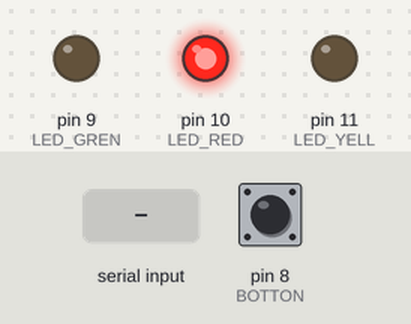
Bench run of a program on a simulated Arduino Uno, built with avr-gcc and run on an emulated ATmega328P. Parts: output pins drawn as LEDs (lit = HIGH). Inputs (shaded band) come from the test bench; at power-on: pin 8 (BOTTON) LOW.

Above: at 1.2 s.
1.3 s: "ready" received over Serial
2.8 s: "s" received over Serial
At 3.5 s:
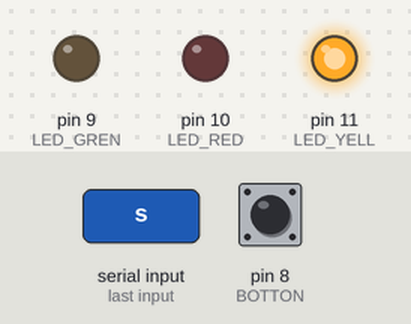
4.3 s: "r" received over Serial
At 4.7 s:
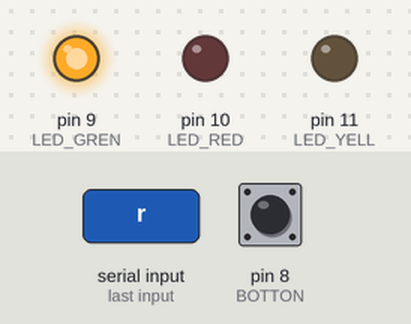
9.9 s: "S" received over Serial
At 11.3 s:
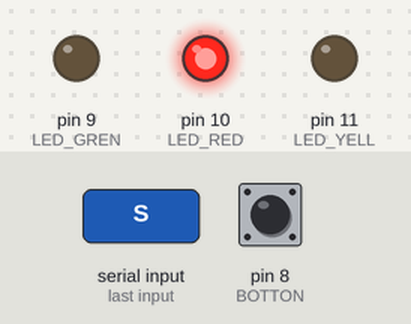
Timing chart, 0 to 12.4 s (numbered marks = the images above; inputs shaded):
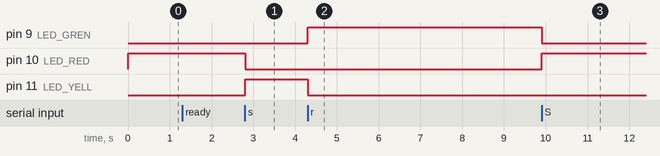

Measured:
- after the input at 2.8 s, pin 10 (LED_RED): HIGH → LOW at once; pin 11 (LED_YELL): LOW → HIGH at once
- after the input at 4.3 s, pin 9 (LED_GREN): LOW → HIGH at once; pin 11 (LED_YELL): HIGH → LOW at once
- after the input at 9.9 s, pin 9 (LED_GREN): HIGH → LOW at once; pin 10 (LED_RED): LOW → HIGH at once

The program:

main.cpp
```cpp
#include <Arduino.h>
#define LED_YELL 11
#define LED_GREN 9
#define LED_RED 10
#define BOTTON 8

int cont, state, band = 0;
char data_serial;
String flag = "Stop";

void setup() {
  // put your setup code here, to run once:
  pinMode(LED_GREN, OUTPUT);
  pinMode(LED_YELL, OUTPUT);
  pinMode(LED_RED, OUTPUT);
  pinMode(BOTTON, INPUT);
  Serial.begin(9600);
  digitalWrite(LED_RED, HIGH);
  digitalWrite(LED_GREN, LOW);
  digitalWrite(LED_YELL, LOW);
  flag = "Stop";
  cont = 0;
}

void loop() {
  // put your main code here, to run repeatedly:
  if(Serial.available() > 0){
      data_serial = Serial.read();
      switch(data_serial){
        case 'r':
          digitalWrite(LED_RED, LOW);
          digitalWrite(LED_GREN, HIGH);
          digitalWrite(LED_YELL, LOW);
          flag = "ready";
          break;
        case 's':
          digitalWrite(LED_RED, LOW);
          digitalWrite(LED_GREN, LOW);
          digitalWrite(LED_YELL, HIGH);
          flag = "start";
          break;
        case 'S':
          digitalWrite(LED_RED, HIGH);
          digitalWrite(LED_GREN, LOW);
          digitalWrite(LED_YELL, LOW);
          flag = "Stop";
          cont = 0;
          break;
        default:
          digitalWrite(LED_RED, HIGH);
          digitalWrite(LED_GREN, LOW);
          digitalWrite(LED_YELL, LOW);
          flag = "Stop";
          cont = 0;
          break;
      }
  }else{
      if(flag == "ready"){
        if((digitalRead(BOTTON) == HIGH) && (band == 0)){
          band = 1;
          cont += 1;
          Serial.write(cont);
        }else if((digitalRead(BOTTON) == LOW) && (band == 1)){
          band = 0;
        }
      }
  }
}
```
